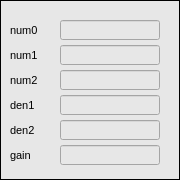
   <widget class="caFrame" name="caframe_5">
    <property name="geometry">
     <rect>
      <x>5</x>
      <y>70</y>
      <width>180</width>
      <height>180</height>
     </rect>
    </property>
    <property name="font">
     <font>
      <pointsize>8</pointsize>
     </font>
    </property>
    <property name="styleSheet">
     <string notr="true">background-color: rgb(231, 231, 231);</string>
    </property>
    <property name="frameShape">
     <enum>QFrame::Box</enum>
    </property>
    <property name="frameShadow">
     <enum>QFrame::Plain</enum>
    </property>
    <property name="lineWidth">
     <number>1</number>
    </property>
    <property name="midLineWidth">
     <number>1</number>
    </property>
    <property name="background">
     <color>
      <red>0</red>
      <green>0</green>
      <blue>0</blue>
     </color>
    </property>
    <property name="backgroundMode">
     <enum>caFrame::Filled</enum>
    </property>
    <widget class="QLabel" name="label_28">
     <property name="geometry">
      <rect>
       <x>10</x>
       <y>20</y>
       <width>45</width>
       <height>20</height>
      </rect>
     </property>
     <property name="font">
      <font>
       <pointsize>8</pointsize>
      </font>
     </property>
     <property name="text">
      <string>num0</string>
     </property>
    </widget>
    <widget class="caTextEntry" name="catextentry_14">
     <property name="geometry">
      <rect>
       <x>60</x>
       <y>20</y>
       <width>100</width>
       <height>20</height>
      </rect>
     </property>
     <property name="font">
      <font>
       <family>Monospace</family>
       <pointsize>9</pointsize>
      </font>
     </property>
     <property name="alignment">
      <set>Qt::AlignRight|Qt::AlignTrailing|Qt::AlignVCenter</set>
     </property>
     <property name="channel" stdset="0">
      <string notr="true">$(DEVICE):gdx:dsp_iir:$(BPM):IIR0:num0</string>
     </property>
     <property name="background">
      <color>
       <red>255</red>
       <green>255</green>
       <blue>255</blue>
      </color>
     </property>
     <property name="colorMode">
      <enum>caLineEdit::Static</enum>
     </property>
     <property name="precision">
      <number>6</number>
     </property>
     <property name="precisionMode">
      <enum>caLineEdit::User</enum>
     </property>
     <property name="fontScaleMode">
      <enum>caLineEdit::Height</enum>
     </property>
    </widget>
    <widget class="caTextEntry" name="catextentry_15">
     <property name="geometry">
      <rect>
       <x>60</x>
       <y>45</y>
       <width>100</width>
       <height>20</height>
      </rect>
     </property>
     <property name="font">
      <font>
       <family>Monospace</family>
       <pointsize>9</pointsize>
      </font>
     </property>
     <property name="alignment">
      <set>Qt::AlignRight|Qt::AlignTrailing|Qt::AlignVCenter</set>
     </property>
     <property name="channel" stdset="0">
      <string notr="true">$(DEVICE):gdx:dsp_iir:$(BPM):IIR0:num1</string>
     </property>
     <property name="background">
      <color>
       <red>255</red>
       <green>255</green>
       <blue>255</blue>
      </color>
     </property>
     <property name="colorMode">
      <enum>caLineEdit::Static</enum>
     </property>
     <property name="precision">
      <number>6</number>
     </property>
     <property name="precisionMode">
      <enum>caLineEdit::User</enum>
     </property>
     <property name="fontScaleMode">
      <enum>caLineEdit::Height</enum>
     </property>
    </widget>
    <widget class="QLabel" name="label_35">
     <property name="geometry">
      <rect>
       <x>10</x>
       <y>45</y>
       <width>45</width>
       <height>20</height>
      </rect>
     </property>
     <property name="font">
      <font>
       <pointsize>8</pointsize>
      </font>
     </property>
     <property name="text">
      <string>num1</string>
     </property>
    </widget>
    <widget class="caTextEntry" name="catextentry_16">
     <property name="geometry">
      <rect>
       <x>60</x>
       <y>95</y>
       <width>100</width>
       <height>20</height>
      </rect>
     </property>
     <property name="font">
      <font>
       <family>Monospace</family>
       <pointsize>9</pointsize>
      </font>
     </property>
     <property name="alignment">
      <set>Qt::AlignRight|Qt::AlignTrailing|Qt::AlignVCenter</set>
     </property>
     <property name="channel" stdset="0">
      <string notr="true">$(DEVICE):gdx:dsp_iir:$(BPM):IIR0:den1</string>
     </property>
     <property name="background">
      <color>
       <red>255</red>
       <green>255</green>
       <blue>255</blue>
      </color>
     </property>
     <property name="colorMode">
      <enum>caLineEdit::Static</enum>
     </property>
     <property name="precision">
      <number>6</number>
     </property>
     <property name="precisionMode">
      <enum>caLineEdit::User</enum>
     </property>
     <property name="fontScaleMode">
      <enum>caLineEdit::Height</enum>
     </property>
    </widget>
    <widget class="caTextEntry" name="catextentry_17">
     <property name="geometry">
      <rect>
       <x>60</x>
       <y>70</y>
       <width>100</width>
       <height>20</height>
      </rect>
     </property>
     <property name="font">
      <font>
       <family>Monospace</family>
       <pointsize>9</pointsize>
      </font>
     </property>
     <property name="alignment">
      <set>Qt::AlignRight|Qt::AlignTrailing|Qt::AlignVCenter</set>
     </property>
     <property name="channel" stdset="0">
      <string notr="true">$(DEVICE):gdx:dsp_iir:$(BPM):IIR0:num2</string>
     </property>
     <property name="background">
      <color>
       <red>255</red>
       <green>255</green>
       <blue>255</blue>
      </color>
     </property>
     <property name="colorMode">
      <enum>caLineEdit::Static</enum>
     </property>
     <property name="precision">
      <number>6</number>
     </property>
     <property name="precisionMode">
      <enum>caLineEdit::User</enum>
     </property>
     <property name="fontScaleMode">
      <enum>caLineEdit::Height</enum>
     </property>
    </widget>
    <widget class="QLabel" name="label_37">
     <property name="geometry">
      <rect>
       <x>10</x>
       <y>95</y>
       <width>45</width>
       <height>20</height>
      </rect>
     </property>
     <property name="font">
      <font>
       <pointsize>8</pointsize>
      </font>
     </property>
     <property name="text">
      <string>den1</string>
     </property>
    </widget>
    <widget class="QLabel" name="label_41">
     <property name="geometry">
      <rect>
       <x>10</x>
       <y>70</y>
       <width>45</width>
       <height>20</height>
      </rect>
     </property>
     <property name="font">
      <font>
       <pointsize>8</pointsize>
      </font>
     </property>
     <property name="text">
      <string>num2</string>
     </property>
    </widget>
    <widget class="caTextEntry" name="catextentry_18">
     <property name="geometry">
      <rect>
       <x>60</x>
       <y>145</y>
       <width>100</width>
       <height>20</height>
      </rect>
     </property>
     <property name="font">
      <font>
       <family>Monospace</family>
       <pointsize>9</pointsize>
      </font>
     </property>
     <property name="alignment">
      <set>Qt::AlignRight|Qt::AlignTrailing|Qt::AlignVCenter</set>
     </property>
     <property name="channel" stdset="0">
      <string notr="true">$(DEVICE):gdx:dsp_iir:$(BPM):IIR0:gain</string>
     </property>
     <property name="background">
      <color>
       <red>255</red>
       <green>255</green>
       <blue>255</blue>
      </color>
     </property>
     <property name="colorMode">
      <enum>caLineEdit::Static</enum>
     </property>
     <property name="precision">
      <number>6</number>
     </property>
     <property name="precisionMode">
      <enum>caLineEdit::User</enum>
     </property>
     <property name="fontScaleMode">
      <enum>caLineEdit::Height</enum>
     </property>
    </widget>
    <widget class="caTextEntry" name="catextentry_20">
     <property name="geometry">
      <rect>
       <x>60</x>
       <y>120</y>
       <width>100</width>
       <height>20</height>
      </rect>
     </property>
     <property name="font">
      <font>
       <family>Monospace</family>
       <pointsize>9</pointsize>
      </font>
     </property>
     <property name="alignment">
      <set>Qt::AlignRight|Qt::AlignTrailing|Qt::AlignVCenter</set>
     </property>
     <property name="channel" stdset="0">
      <string notr="true">$(DEVICE):gdx:dsp_iir:$(BPM):IIR0:den2</string>
     </property>
     <property name="background">
      <color>
       <red>255</red>
       <green>255</green>
       <blue>255</blue>
      </color>
     </property>
     <property name="colorMode">
      <enum>caLineEdit::Static</enum>
     </property>
     <property name="precision">
      <number>6</number>
     </property>
     <property name="precisionMode">
      <enum>caLineEdit::User</enum>
     </property>
     <property name="fontScaleMode">
      <enum>caLineEdit::Height</enum>
     </property>
    </widget>
    <widget class="QLabel" name="label_44">
     <property name="geometry">
      <rect>
       <x>10</x>
       <y>145</y>
       <width>45</width>
       <height>20</height>
      </rect>
     </property>
     <property name="font">
      <font>
       <pointsize>8</pointsize>
      </font>
     </property>
     <property name="text">
      <string>gain</string>
     </property>
    </widget>
    <widget class="QLabel" name="label_46">
     <property name="geometry">
      <rect>
       <x>10</x>
       <y>120</y>
       <width>45</width>
       <height>20</height>
      </rect>
     </property>
     <property name="font">
      <font>
       <pointsize>8</pointsize>
      </font>
     </property>
     <property name="text">
      <string>den2</string>
     </property>
    </widget>
   </widget>
